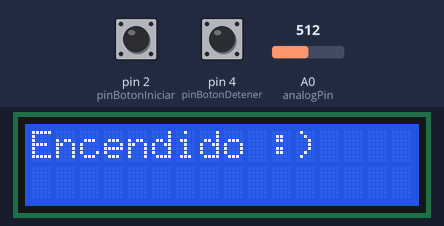
The sketch below on a simulated Arduino Uno, built with avr-gcc and run on an emulated ATmega328P. Shown: 16×2 character LCD. The inputs (shaded band) are chosen by the test bench; at power-on: pin 2 (pinBotonIniciar) LOW, pin 4 (pinBotonDetener) LOW, A0 (analogPin) = 512. What the sketch prints to the serial monitor is not drawn.

Above: at 1.2 s.
1.3 s: pin 2 (pinBotonIniciar) pulled HIGH for 0.15 s
At 2.5 s:
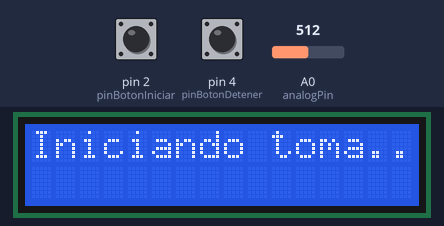
2.9 s: pin 4 (pinBotonDetener) pulled HIGH for 0.15 s
At 4.3 s:
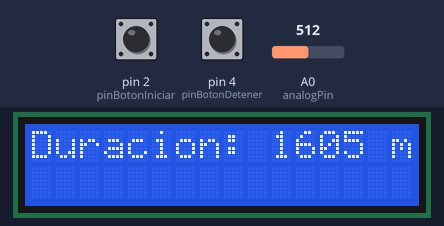
12.0 s: pin 2 (pinBotonIniciar) pulled HIGH for 3.2 s
At 14.5 s:
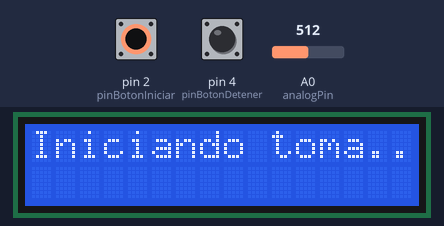
Timing chart, 0 to 16.0 s (numbered marks = the images above; inputs shaded):
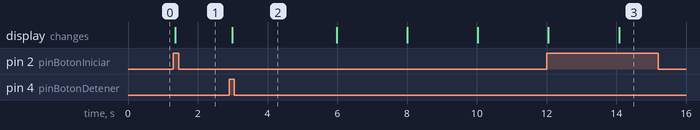

Measured:
- after the input at 1.3 s, the display: changes after 0.05 s (image 1)
- after the input at 2.9 s, the display: changes after 0.10 s (image 2)
- after the input at 12.0 s, the display: first differs from a run without the input after 2.1 s (image 3)

The sketch:

desafio_1.ino
```cpp
#include <Adafruit_LiquidCrystal.h>

// Definición de pines
const int pinBotonIniciar = 2;
const int pinBotonDetener = 4;
const int analogPin = A0;
Adafruit_LiquidCrystal lcd(0);

// Variables Globales
int *valores = nullptr; // Puntero para el arreglo dinámico
int capacidad = 400; // Capacidad del arreglo (últimos 100)
int tamano = 0; // Tamaño actual (Cantidad de elementos)
int val = 0; // Variable para la lectura analógica
bool tomandoDatos = false;
unsigned long tiempoInicio = 0;
unsigned long tiempoFin = 0;
int indiceInicio = 0; // Índice del primer elemento del arreglo


//Funcion para liberar la memoria
void liberarMemoria()
{
  if (valores != nullptr)
  {
    delete[] valores;
    valores = nullptr;
  }
}

// Función para calcular la frecuencia, período y amplitud
void calcularParametros(int *valores, int tamano, float &frecuencia, float &periodo, float &amplitud)
{
  frecuencia = 0;
  periodo = 0;
  amplitud = 0;

  //Para calcular el periodo en ms
  unsigned long tiempoPrimerCambio = 0;
  unsigned long tiempoTercerCambio = 0;

  //Se inicializa en la posicion 0 del arreglo
  int maxVal = valores[0];
  int minVal = valores[0];

  //Ira recorriendo uno a uno los elemtos del arreglo
  for (int i = 1; i < tamano; i++)
  {
    // Actualiza el valor máximo si el valor actual es mayor
    if (valores[i] > maxVal)
    {
        maxVal = valores[i];
    }
    // Actualiza el valor mínimo si el valor actual es menor
    if (valores[i] < minVal)
    {
        minVal = valores[i];
    }
}
  //La amplitud se resta, porque uno de los valores es negativo
  //En realidad estariamos sumando
  amplitud = (maxVal - minVal) / 2.0;

  int primerCambio = -1;
  int tercerCambio = -1;
  int numCambios = 0;

  for (int i = 1; i < tamano; i++)
  {
    //valores[i - 1] >= 0: Verifica si el valor en la posición anterior (i - 1) es mayor o igual a 0
    //valores[i] < 0: Verifica si el valor en la posición actual (i) es menor que 0, negativo
    //Ahi se puede ver el cambio de positivo a negativo
    //Una condicion es para saber si cambia de positivo a negativo
    //La segunda condicion es para saber si hay un cambio de negativo a positivo
    if ((valores[i - 1] >= 0 && valores[i] < 0) || (valores[i - 1] < 0 && valores[i] >= 0))
    {
      numCambios++;
      if (numCambios == 1)
      {
        primerCambio = i;//en el valor i donde ocurre el primer cambio
        tiempoPrimerCambio = millis();  // Captura el tiempo del primer cambio
      }
      else if (numCambios == 3)
      {
        tercerCambio = i;//en el valor i donde ocurre el tercer cambio
        tiempoTercerCambio = millis();  // Captura el tiempo del primer cambio
        break;
      }
    //las i, de los cambios, se toman como valores en entero
    }
  }

  if (primerCambio != -1 && tercerCambio != -1)
  {
    unsigned long tiempoPeriodo = tiempoTercerCambio - tiempoPrimerCambio;
    periodo = (float)tiempoPeriodo;  // El período en milisegundos
    frecuencia = 1000.0 / periodo;
  }
}

// Función para detectar el tipo de onda
String detectarTipoDeOnda(int *valores, int tamano)
{
  if (tamano < 5)
  {
    return "Indefinida";
  }

  int numPicos = 0;
  int numValles = 0;
  bool hayMaximosSeguidos = false;
  bool hayMinimosSeguidos = false;

  // Verificar valores máximos y mínimos seguidos
  for (int i = 1; i < tamano - 1; i++)
  {
    // Detectar picos (valores máximos)
    if (valores[i] > valores[i - 1] && valores[i] > valores[i + 1])
    {
      numPicos++;
      if (i > 1 && valores[i] == valores[i - 1] && valores[i] == valores[i - 2])
      {
        hayMaximosSeguidos = true;
      }
    }
    // Detectar valles (valores mínimos)
    else if (valores[i] < valores[i - 1] && valores[i] < valores[i + 1])
    {
      numValles++; //Contando valles
      if (i > 1 && valores[i] == valores[i - 1] && valores[i] == valores[i - 2])
      {
        hayMinimosSeguidos = true;
      }
    }
  }

  // Determinar el tipo de onda
  if (hayMaximosSeguidos && hayMinimosSeguidos)
  {
    return "Cuadrada";
  }
  else if (numPicos > 0 && numValles > 0)
  {
    return "Senoidal";
  }
  else
  {
    return "Triangular";
  }
}


void setup()
{
  pinMode(pinBotonIniciar, INPUT);
  pinMode(pinBotonDetener, INPUT);
  Serial.begin(9600);
  lcd.begin(16, 2);
  lcd.setBacklight(1);
  lcd.clear();
  lcd.setCursor(0, 0);
  lcd.print("Encendido :)");
  valores = new int[capacidad];
}

void loop()
{
  int estadoBotonIniciar = digitalRead(pinBotonIniciar);
  int estadoBotonDetener = digitalRead(pinBotonDetener);
  val = analogRead(analogPin);

  // Imprimir el valor de la señal en el monitor serial
  Serial.println(val);

  // Iniciar toma de datos
  if (estadoBotonIniciar == HIGH && !tomandoDatos)
  {
    delay(10); // Anti-rebote
    if (digitalRead(pinBotonIniciar) == HIGH)
    {
      tomandoDatos = true;
      tiempoInicio = millis();
      Serial.println("Iniciando toma de datos...");
      lcd.clear();
      lcd.print("Iniciando toma...");
    }
  }

  // Captura de datos y análisis
  if (tomandoDatos)
  {
    val = analogRead(analogPin);

    if (tamano >= capacidad)
    {
      valores[indiceInicio] = val;
      indiceInicio = (indiceInicio + 1) % capacidad;
    }
    else
    {
      valores[tamano] = val;
      tamano++;
    }

    Serial.println(val); // Imprimir cada valor leído
  }

  // Detener toma de datos
  if (estadoBotonDetener == HIGH && tomandoDatos)
  {
    delay(10); // Anti-rebote
    if (digitalRead(pinBotonDetener) == HIGH)
    {
      tomandoDatos = false;
      tiempoFin = millis();
      unsigned long duracionToma = tiempoFin - tiempoInicio;

      Serial.println("Deteniendo toma de datos...");
      Serial.print("Duracion toma de datos: ");
      Serial.print(duracionToma);
      Serial.println(" ms");

      lcd.clear();
      lcd.setCursor(0, 0);
      lcd.print("Duracion: ");
      lcd.print(duracionToma);
      lcd.print(" ms");
      delay(2000);

      Serial.println("Contenido del arreglo de valores de la onda:");
      for (int i = 0; i < tamano; ++i)
      {
        Serial.print(valores[(indiceInicio + i) % capacidad]);
        Serial.print(" , ");
      }
      Serial.println();

      String tipoDeOnda = detectarTipoDeOnda(valores, tamano);
      Serial.print("Tipo de onda detectada: ");
      Serial.println(tipoDeOnda);
      lcd.clear();
      lcd.setCursor(0, 0);
      lcd.print("Onda: ");
      lcd.print(tipoDeOnda);
      delay(2000);

      float frecuencia, periodo, amplitud;
      if (tipoDeOnda != "Indefinida")
      {
        calcularParametros(valores, tamano, frecuencia, periodo, amplitud);

        Serial.println();
        Serial.print("Frecuencia: ");
        Serial.print(frecuencia);
        Serial.println(" Hz");
        Serial.print("Periodo: ");
        Serial.print(periodo);
        Serial.println(" ms");
        Serial.print("Amplitud: ");
        Serial.print(amplitud);
        Serial.println(" unidades");

        lcd.clear();
        lcd.setCursor(0, 0);
        lcd.print("Frecuencia: ");
        lcd.print(frecuencia);
        lcd.print(" Hz");
        delay(2000);
        lcd.clear();
        lcd.setCursor(0, 0);
        lcd.print("Periodo: ");
        lcd.print(periodo);
        lcd.print(" ms");
        delay(2000);
        lcd.clear();
        lcd.setCursor(0, 0);
        lcd.print("Amplitud: ");
        lcd.print(amplitud);
        lcd.print(" unidades");
        delay(2000);
      }
      else
      {
        Serial.println("Una onda indefinida no tiene periodo, amplitud o frecuencia.");
        lcd.println("Una onda indefinida no tiene periodo, amplitud o frecuencia.");
        delay(5000);
        lcd.clear();
        lcd.setCursor(0, 0);
        lcd.print("Onda: Indefinida");
        delay(2000);
      }

      liberarMemoria(); // Liberar memoria después de la toma de datos
    }
  }
}
```
